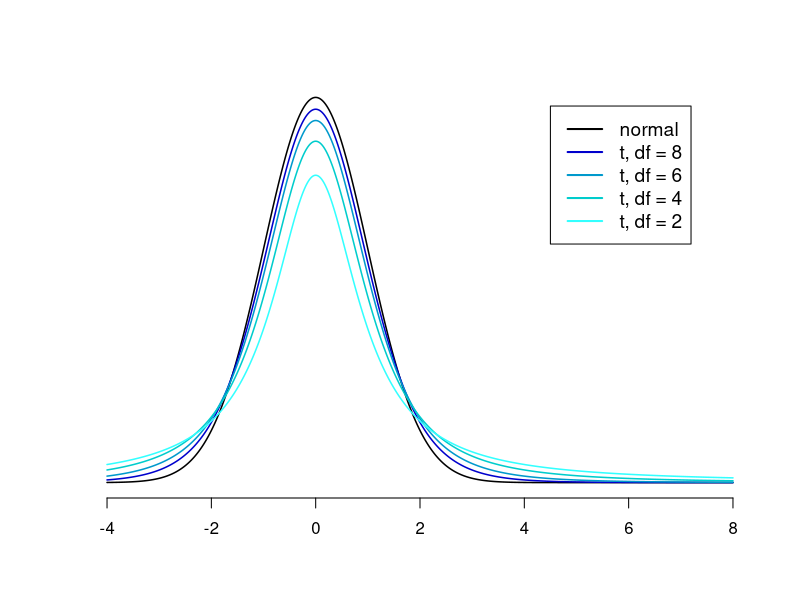

The R script that drew this image:
#' BTC1859 Data Science I, Assigbnment 1 
#' Zacehry Chan 

#' -------------------------------------

#' Question 1: Suppose 6 out of 15 students in a class develop influenza, 
#' whereas there is 20% chance for a student in similar school classes 
#' nationwide to develop influenza. Is there evidence of an excessive number 
#' of cases in the class? That is, what is the probability of obtaining at 
#' least 6 cases in this class if the nationwide rate holds true?


#' Using the fucntion pbinopm() as this scenario deals with desecretized, 
#' numerical data. Also assuming taht there are only 2 states for this sickness,
#' sick or not sick, thus fulfilling the requiremnets (&conditions) necessary 
#' to use a binomial distribution 
#' 
#' Given p = 0.2, _________

prob_at_least_6 <- 1 - pbinom(5,size = 15,prob = 0.2)

#outputting probability to console window
prob_at_least_6

# prob_at_least_6 = 0.06105143

#' Calculates the porbability fo there being at least 5 (x <= 5) 
#' takes the complement to see the probablity of there being at least 6 cases 
#' of sickeness in a given class, given the parameters 

#' -------------------------------------

# Question 5

#Setting sequence for x-axis, using seq func to ensure smooth line (has many, many points)
x <- seq(from = -4, to = 8, length.out = 1000)

#PLotting normal distribution as y to plot on graph, using standard normal distribution (mean = 0, var = 1)
y_norm <- dnorm(x, mean = 0, sd = sqrt(1), log = FALSE)

#Plotting the normal distribution first as it well be tallest and set the zoom for y-axis accordingly
plot(x, y_norm, type = "l",col = "black", xlab = " ",ylab = " ", yaxt = "n", frame.plot = FALSE, lwd = 1.5)

#Creating vectors for the given degrees of freedom for the t-distributions
df_8 <- 8
df_4 <- 4
df_2 <- 2
df_1 <- 1

#Using points() to plot each t-distribution on the original graph 
y_8 <- dt(x, df_8)
points(x, y_8, type = "l", col = "#0000CC", lwd = 1.5)

y_4 <- dt(x, df_4)
points(x, y_4, type = "l", col = "#0099CC", lwd = 1.5)

y_2 <- dt(x, df_2)
points(x, y_2, type = "l", col = "#00CCCC", lwd = 1.5)

y_1 <- dt(x, df_1)
points(x, y_1, type = "l", col = "#33FFFF", lwd = 1.5)

#Creating legend for the graph
legend(x = 4.5, y = 0.39, legend = c("normal", "t, df = 8","t, df = 6", "t, df = 4", "t, df = 2"), col = c("black", "#0000CC", "#0099CC", "#00CCCC", "#33FFFF"), lty = 1, border = "black", lwd = 2, cex = 1.15)
